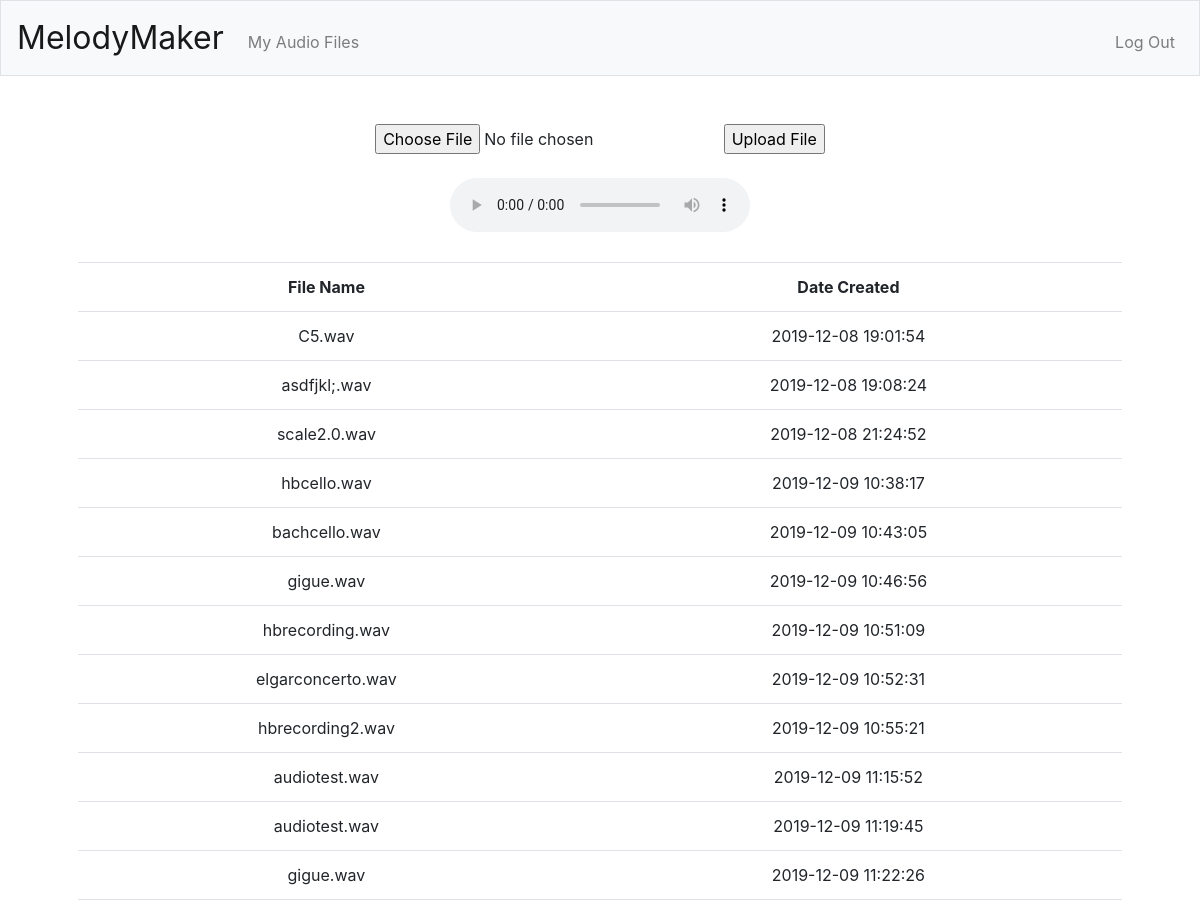
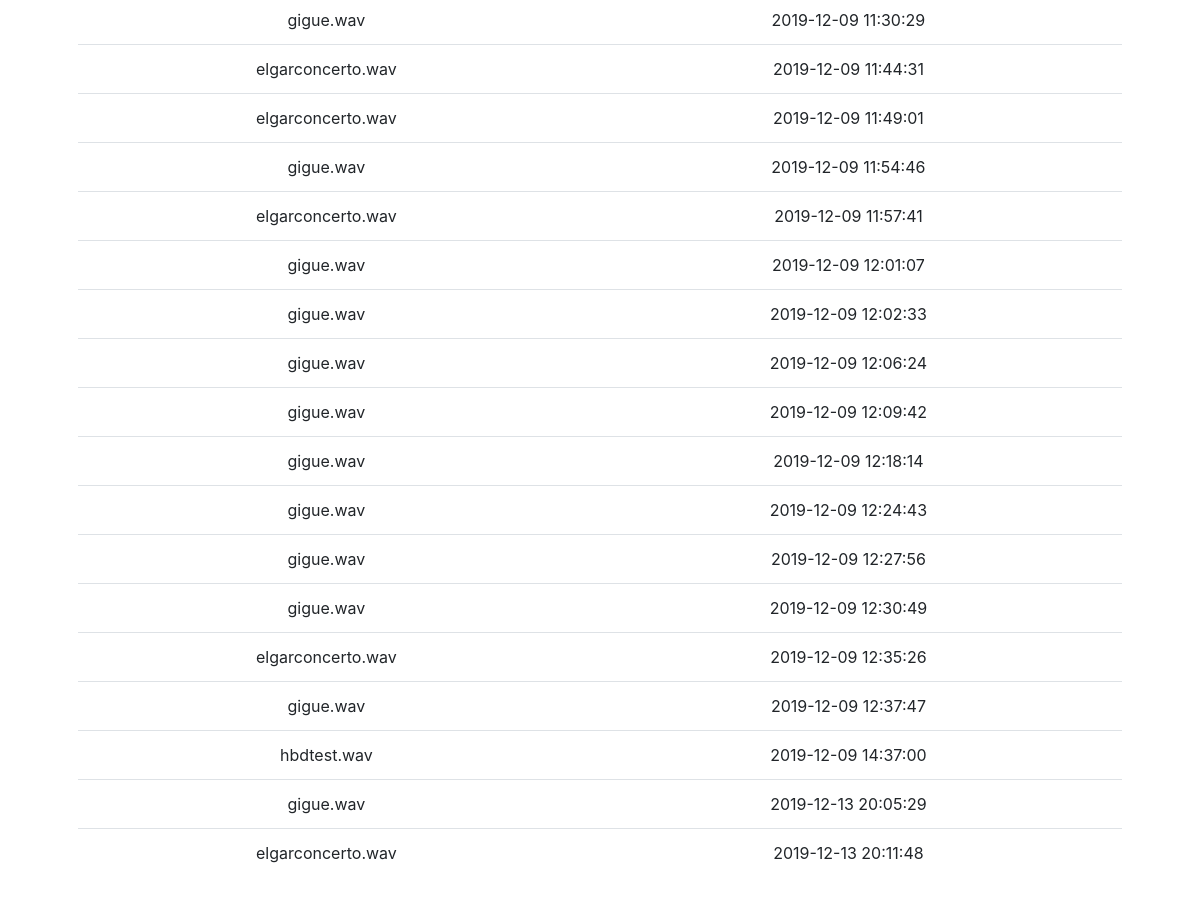
The page /myaudio (signed in) on the database its author committed (2 pictures, top to bottom).
### tables this page shows
CREATE TABLE audio (
                user_id INTEGER,
                audio_url TEXT NOT NULL,
                time DATETIME NOT NULL);

### app.py (the view)
@app.route("/myaudio", methods=["GET", "POST"])
@login_required
def myaudio():
    now = datetime.datetime.now()
    if request.method == 'POST':
        if 'file' not in request.files:
            flash('No file part.')
            return redirect(request.url)
        file = request.files['file']
        if file.filename == '':
            flash('Please select a file.')
            return redirect(request.url)
        if file and allowed_file(file.filename):
            filename = secure_filename(file.filename)
            songname = filename.split('.wav')[0]
            file.save(os.path.join(app.config['UPLOAD_FOLDER'], filename))
            main('./audio2midi/input/' + filename,
                 './audio2midi/model/model_melody',
                 './audio2midi/output/' + songname)
            os.chdir("./audio2midi/output")
            subprocess.check_call(
                [
                    os.environ['Muse'],
                    "-o",
                    songname + ".musicxml",
                    songname + ".mid"
                ]
            )
            os.chdir("./../..")
            db.execute("INSERT INTO audio (user_id, audio_url, time) VALUES (?, ?, ?)", session['user_id'],
                       file.filename, now.strftime("%Y-%m-%d %H:%M:%S"))
            return redirect("/render")
        else:
            flash("Please select a .wav file.")
            return redirect("/myaudio")
    else:
        rows = db.execute("SELECT * FROM audio WHERE user_id = ?", session['user_id'])
        filtered_rows = []
        [filtered_rows.append(row) for row in rows if row not in filtered_rows]
        return render_template("myaudio.html", rows=filtered_rows, id=session['user_id'])

### app.py (called while the page is built)
@app.after_request
def after_request(response):
    response.headers["Cache-Control"] = "no-cache, no-store, must-revalidate"
    response.headers["Expires"] = 0
    response.headers["Pragma"] = "no-cache"
    return response

@app.before_request
def make_session_permanent():
    session.permanent = True

### helpers.py (called while the page is built)
def login_required(f):
    @wraps(f)
    def decorated_function(*args, **kwargs):
        if session.get("user_id") is None:
            return redirect("/login")
        return f(*args, **kwargs)
    return decorated_function

### templates/myaudio.html (shortened to what this page needs)
{% extends "layout.html" %}
{% block main %}
    {% if rows %}
        <div>
            <form method=post enctype=multipart/form-data>
                <input type="file" name="file" id="fileAudio">
                <input type=submit value="Upload File">
            </form>
            <br>
            <audio id="player1" controls></audio>
        </div>
        <br>
        <table class="table">
            <tr>
                <th>File Name</th>
                <th>Date Created</th>
            </tr>
            {% for row in rows %}
            <tr>
                <td>{{ row["audio_url"] }}</td>
                <td>{{ row["time"] }}</td>
            </tr>
            {% endfor %}
        </table>
    {% endif %}
{% endblock %}

### templates/layout.html (shortened to what this page needs)
<!DOCTYPE html>
<html lang="en">
    <head>
        <link href="https://maxcdn.bootstrapcdn.com/bootstrap/4.1.3/css/bootstrap.min.css" rel="stylesheet">
        <link href="/static/styles.css" rel="stylesheet">
    </head>
    <body>
        <nav class="navbar navbar-expand-md navbar-light bg-light border">
            <a class="navbar-brand" href="/">MelodyMaker</a>
            <div class="collapse navbar-collapse" id="navbar">
                {% if session.user_id %}
                    <ul class="navbar-nav mr-auto mt-2">
                        <li class="nav-item"><a class="nav-link" href="/myaudio">My Audio Files</a></li>
                    </ul>
                    <ul class="navbar-nav ml-auto mt-2">
                        <li class="nav-item"><a class="nav-link" href="/logout">Log Out</a></li>
                    </ul>
                {% else %}
                    <ul class="navbar-nav ml-auto mt-2">
                        <li class="nav-item"><a class="nav-link" href="/register">Register</a></li>
                        <li class="nav-item"><a class="nav-link" href="/login">Log In</a></li>
                    </ul>
                {% endif %}
            </div>
        </nav>
        <main class="container p-5">
            {% block main %}{% endblock %}
        </main>
    </body>
</html>

### static/styles.css (style rules this page uses)
nav .navbar-brand { font-size: xx-large; }
main { overflow-x: auto; text-align: center; }
.container { width: 100%; margin: 0 auto; background: #FFFFFF; font-size: 16px; padding: 25px; }

### rows shown on the page
audio: audio_url "C5.wav", time "2019-12-08 19:01:54"
audio: audio_url "asdfjkl;.wav", time "2019-12-08 19:08:24"
audio: audio_url "scale2.0.wav", time "2019-12-08 21:24:52"
audio: audio_url "hbcello.wav", time "2019-12-09 10:38:17"
audio: audio_url "bachcello.wav", time "2019-12-09 10:43:05"
audio: audio_url "gigue.wav", time "2019-12-09 10:46:56"
audio: audio_url "hbrecording.wav", time "2019-12-09 10:51:09"
audio: audio_url "elgarconcerto.wav", time "2019-12-09 10:52:31"
audio: audio_url "hbrecording2.wav", time "2019-12-09 10:55:21"
audio: audio_url "audiotest.wav", time "2019-12-09 11:15:52"
audio: audio_url "audiotest.wav", time "2019-12-09 11:19:45"
audio: audio_url "gigue.wav", time "2019-12-09 11:22:26"
audio: audio_url "gigue.wav", time "2019-12-09 11:30:29"
audio: audio_url "elgarconcerto.wav", time "2019-12-09 11:44:31"
audio: audio_url "elgarconcerto.wav", time "2019-12-09 11:49:01"
audio: audio_url "gigue.wav", time "2019-12-09 11:54:46"
audio: audio_url "elgarconcerto.wav", time "2019-12-09 11:57:41"
audio: audio_url "gigue.wav", time "2019-12-09 12:01:07"
audio: audio_url "gigue.wav", time "2019-12-09 12:02:33"
audio: audio_url "gigue.wav", time "2019-12-09 12:06:24"
audio: audio_url "gigue.wav", time "2019-12-09 12:09:42"
audio: audio_url "gigue.wav", time "2019-12-09 12:18:14"
audio: audio_url "gigue.wav", time "2019-12-09 12:24:43"
audio: audio_url "gigue.wav", time "2019-12-09 12:27:56"
audio: audio_url "gigue.wav", time "2019-12-09 12:30:49"
audio: audio_url "elgarconcerto.wav", time "2019-12-09 12:35:26"
audio: audio_url "gigue.wav", time "2019-12-09 12:37:47"
audio: audio_url "hbdtest.wav", time "2019-12-09 14:37:00"
audio: audio_url "gigue.wav", time "2019-12-13 20:05:29"
audio: audio_url "elgarconcerto.wav", time "2019-12-13 20:11:48"
